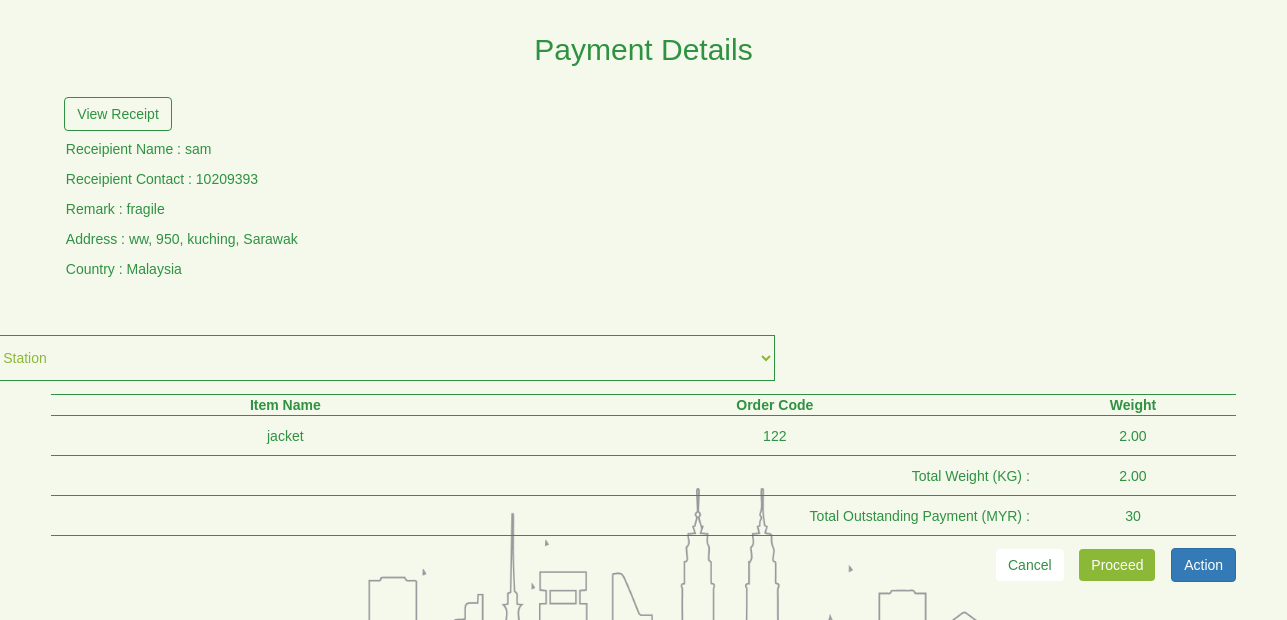
/admin/paymentviews.php?payment_id=6326435 (signed in), run on the app's committed database.
### tables this page shows
CREATE TABLE `shipping` (
  `shipping_id` int(11) NOT NULL AUTO_INCREMENT,
  `user_id` int(11) NOT NULL,
  `recipient_name` varchar(50) NOT NULL,
  `recipient_contact` varchar(15) NOT NULL,
  `remark` varchar(255) DEFAULT NULL,
  `address_id` int(11) NOT NULL,
  `weight` decimal(10,2) NOT NULL,
  `price` varchar(20) NOT NULL,
  `status` text NOT NULL,
  `datetime` timestamp NOT NULL DEFAULT CURRENT_TIMESTAMP ON UPDATE CURRENT_TIMESTAMP,
  `tracking_code` varchar(25) DEFAULT NULL,
  `payment_id` int(11) NOT NULL,
  `review` text,
  `top_up_id` varchar(11) DEFAULT NULL,
  `destination_station` varchar(100) NOT NULL,
  PRIMARY KEY (`shipping_id`)
);

CREATE TABLE `address` (
  `address_id` int(11) NOT NULL AUTO_INCREMENT,
  `user_id` int(11) NOT NULL,
  `address` varchar(100) NOT NULL,
  `state` varchar(100) NOT NULL,
  `city` varchar(100) NOT NULL,
  `country` varchar(50) NOT NULL,
  `postcode` int(11) NOT NULL,
  `astatus` varchar(50) NOT NULL,
  PRIMARY KEY (`address_id`)
);

CREATE TABLE `item` (
  `item_id` int(11) NOT NULL AUTO_INCREMENT,
  `slot_id` int(11) NOT NULL,
  `from_order` varchar(20) NOT NULL,
  `item_description` varchar(50) NOT NULL,
  `order_code` varchar(25) NOT NULL,
  `weight` decimal(10,2) NOT NULL,
  `datetime` timestamp NOT NULL DEFAULT CURRENT_TIMESTAMP ON UPDATE CURRENT_TIMESTAMP,
  `payment_id` int(11) DEFAULT NULL,
  `action` varchar(15) NOT NULL,
  PRIMARY KEY (`item_id`)
);

### admin/paymentviews.php (the view, shortened to what this page needs)
<?php
require_once '../connection/config.php';
$payment_id = $_GET['payment_id'];
$query = "SELECT *
           FROM item
           WHERE payment_id='$payment_id'";
$result = mysqli_query($con, $query);
$query1 = "SELECT *
        FROM shipping s
        JOIN address a
        ON a.address_id = s.address_id
        WHERE payment_id='$payment_id'";
$result1 = mysqli_query($con, $query1);
$results1 = mysqli_fetch_assoc($result1);
    ?>
        <?php
$query7 = "SELECT *
            FROM payment
            WHERE payment_id='$payment_id'";
$result7 = mysqli_query($con, $query7);
$results7 = mysqli_fetch_assoc($result7);
    ?>
<!DOCTYPE html>
<html>
    <head>
        <link rel="stylesheet" href="https://maxcdn.bootstrapcdn.com/bootstrap/3.3.7/css/bootstrap.min.css">
        <link href="../frameworks/css/style.css" rel="stylesheet"/>
        <link rel="stylesheet" href="https://cdnjs.cloudflare.com/ajax/libs/font-awesome/4.7.0/css/font-awesome.min.css">
    </head>
    <body class="userbg">
        <div class="row updaterow1 center">
            <h2 class="bigh2 pagetitle hidden-xs hidden-sm">Payment Details</h2>
        </div>
        <div class="row">
            <div class="col-xs-12 col-md-12 col-lg-12 updatecontainer">
                <table class="purchasetable">
                    <caption>
                        <?php
                            if($results7['title'] == 'Pay shipping by Points'){
                                echo $results7['title']." ".$results7['amount'];
                            }else if($results7['title'] == 'Pay Shipping by MOLPay'){
                                echo $results7['title']." ".$results7['amount'];
                            }else{
                                ?>
                                    <a data-toggle="modal" class="btn btn-default btnReceipt verifyPayment" href="#verifyPayment">View Receipt</a>
                                <?php
                            }
                            ?>
                            <br />
                    </caption>
                </table>
            </div>
        </div>
        <div class="row">
            <div class="col-xs-12 col-md-12 col-lg-12 payviewsdetails">
                <p>Receipient Name : <?php echo $results1['recipient_name']; ?></p>
                <p>Receipient Contact : <?php echo $results1['recipient_contact']; ?></p>
                <p>Remark : <?php echo $results1['remark']; ?></p>
                <p>Address : <?php echo $results1['address'].", ".$results1['postcode'].", ".$results1['city'].", ".$results1['state']; ?></p>
                <p>Country : <?php echo $results1['country']; ?></p>
            </div>
        </div>
        <div class="row">
            <form action="paymentviews.php?payment_id=<?php echo $payment_id; ?>" method="post">
                <div class="row">
                    <div class="col-xs-12 col-md-12 col-lg-12 updatecontainer">
                        <select required class="formselect" name="station" >
                            <option class="formoption">Station</option>
                        </select>
                    </div>
                </div>
                <div class="row">
                    <div class="col-xs-12 col-md-12 col-lg-12 updatecontainer">
                        <table class="purchasetable">
                            <tr>
                                <th>Item Name</th>
                                <th>Order Code</th>
                                <th>Weight</th>
                            </tr>
                            <?php
                                if(mysqli_num_rows($result) > 0)
                                {
                                    while($row = mysqli_fetch_array($result))
                                    {
                            ?>
                            <tr class="bodyrow">
                                <td><?php echo $row['item_description']; ?></td>
                                <td><?php echo $row['order_code']; ?></td>
                                <td><?php echo $row['weight']; ?></td>
                            </tr>
                            <?php
                                    }
                                }
                            else
                            {
                            ?>
                            <tr>
                                <td colspan="8">Error!</td>
                            </tr>
                            <?php
                            }
                            ?>
                            <tr>
                                <td colspan="2" class="right">Total Weight (KG) :</td>
                                <td><?php echo $results1['weight']; ?></td>
                            </tr>
                            <tr>
                                <td colspan="2" class="right">Total Outstanding Payment (MYR) :</td>
                                <td><?php echo $results1['price']; ?></td>
                            </tr>
                        </table>
                        <div class="btnpayview">
                            <p class="right">
                                <a href="main.php#adpayment" class="btn btn-secondary btnCancel btnmargin">Cancel</a>
                                <input type="submit" class="btn btn-success btnSend btnmargin" name="proceed" value="Proceed" />
                                <?php
                                    if($results7['title'] == 'Pay shipping by Points'){
                                    }else if($results7['title'] == 'Pay Shipping by MOLPay'){
                                    }else{
                                        ?>
                                            <a class="btn btnmargin btn-primary" href="#actionPayment" data-toggle="modal">Action</a>
                                        <?php
                                    }
                                ?>
                            </p>
                        </div>
                    </div>
                </div>
            </form>
        </div>
    </body>
</html>

### frameworks/css/style.css (style rules this page uses)
body { font-family: sans-serif; overflow-x: hidden; min-height: 100vh; }
.userbg { background-color: #f4f9eb; background-image: url(../../resources/img/cityline.png); background-repeat: no-repeat; background-position: bottom; background-size: 75%; }
.right { text-align: right!important; }
.center { text-align: center!important; }
.btnCancel, .btnCancel:focus, .btnCancel:active, .btnSend:focus, .btnSend:active, .btnSend:visited { outline: none!important; border: none!important; }
.btnCancel { color: #2f9142; background: #fff; }
.btnReceipt { color: #2f9142; background: none; border: solid 1px #2f9142; }
.btnSend { outline: none!important; background: #8bb836; border: none!important; }
.pagetitle { color: #2f9142!important; }
.purchasetable { border-top: solid 1px #2f9142; border-bottom: solid 1px #2f9142; width: 90%; margin: 0 auto; }
.purchasetable th { text-align: center; color: #2f9142; }
.purchasetable tr { border-top: solid 1px #2f9142; border-bottom: solid 1px #2f9142; }
.purchasetable td { text-align: center; color: #2f9142; height: 40px; }
.updatecontainer { color: #2f9142; }
.updatecontainer .formselect { outline: none!important; width: 60%!important; background: none; height: 100%; border: solid 1px #2f9142!important; padding: 1%; color: #8bb836; margin-top: 3.5%; }
.formselect, .formselect:focus, .formselect:active { outline: none!important; width: 100%; background: none; height: 100%; border-bottom: solid 1px #2f9142!important; border: none; padding: 2% 2% 2% 1%; color: #8bb836; margin-bottom: 1%; }
.formoption { background: #f4f9eb!important; outline: none!important; }
.updaterow1 { padding: 1% 1%; }
.btnpayview { width: 90%; margin: auto; }
.btnmargin { margin-left: 1%; margin-top: 1%; }
.payviewsdetails { margin: 0 5%; color: #2f9142; }

### data on the page
shipping: recipient_name "sam", recipient_contact "10209393", remark "fragile", address.address "ww", address.postcode "950", address.city "kuching", address.state "Sarawak", address.country "Malaysia", weight "2.00", price "30"
item: item_description "jacket", order_code "122", weight "2.00"
